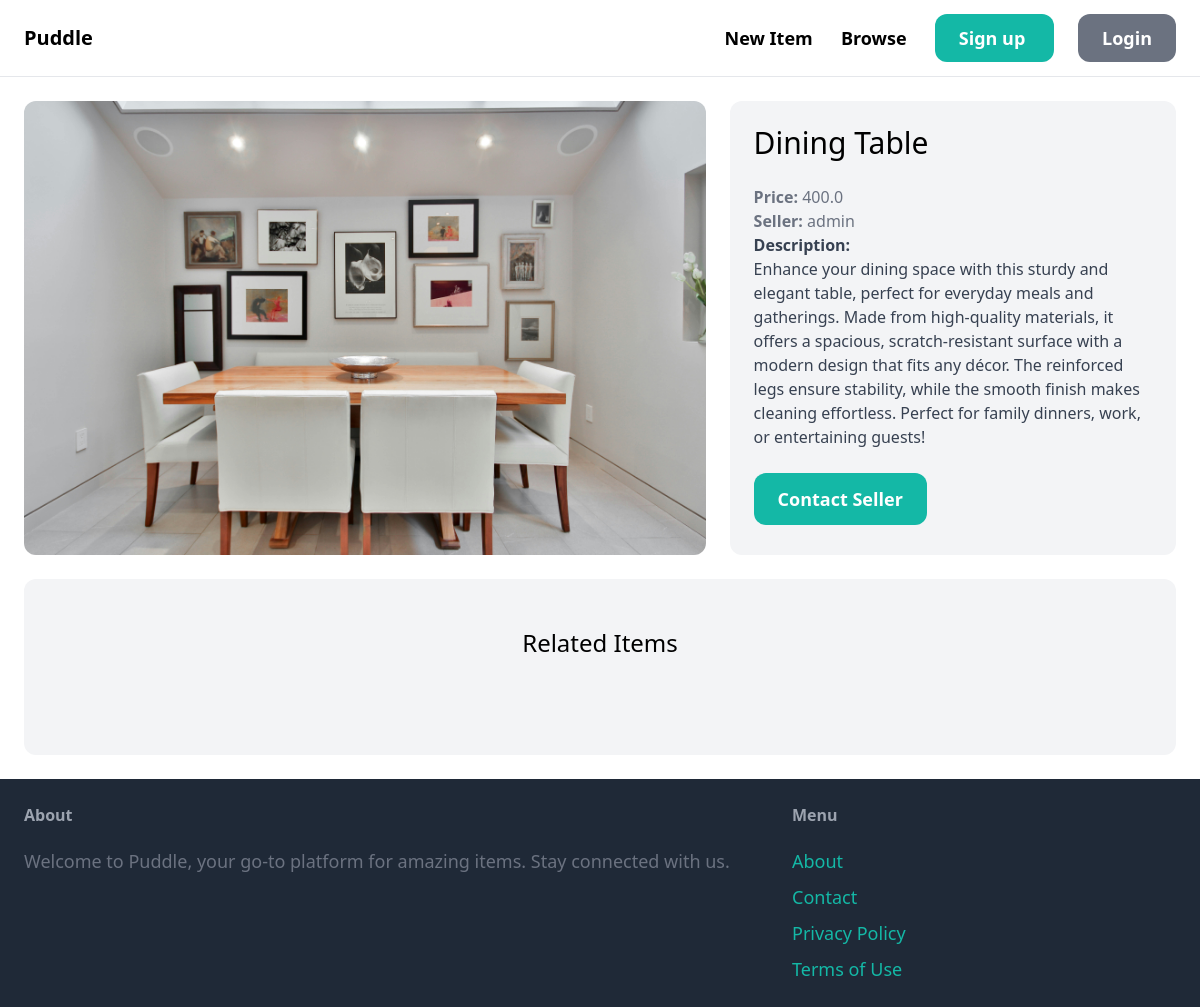
Page /items/5/ on the earlier database version.
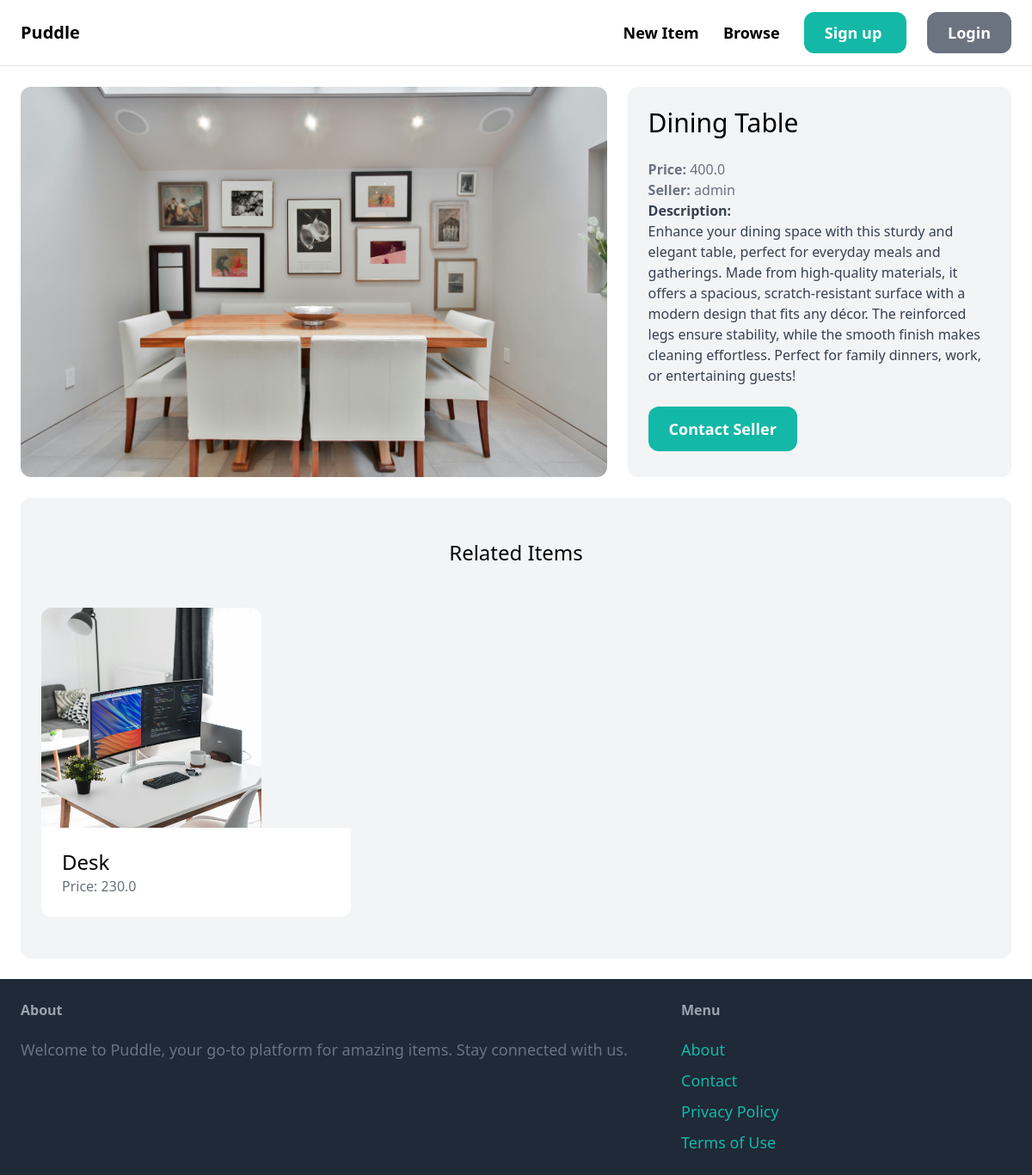
Same page on the later database version.
### item/models.py (models this page shows, shortened)
class Item(models.Model):
    category= models.ForeignKey(Category, related_name="items", on_delete=models.CASCADE)
    name = models.CharField(max_length=255)
    description = models.TextField(blank=True, null=True)
    price = models.FloatField()
    image = models.ImageField(upload_to="item_image", blank=True, null=True) # pip install pillow
    is_sold = models.BooleanField(default=False)
    created_by = models.ForeignKey(User, related_name="items", on_delete=models.CASCADE)
    created_at = models.DateTimeField(auto_now_add=True)

### item/views.py (the view)
# urls.py: path("<int:pk>/", views.detail,name='detail'),
def detail(request,pk): #pk==primary-key
    item = get_object_or_404(Item, pk=pk)
    related_items = Item.objects.filter(category=item.category,is_sold=False).exclude(pk=pk)[0:3]
    return render (request, "item/detail.html",{
        "item": item,
        "related_items":related_items
    })

### item/templates/item/detail.html (shortened to what this page needs)
{% extends "core/base.html" %}
{% block content %}
<div class="grid grid-cols-5 gap-6">
  <div class="col-span-3">
    <img src="{{ item.image.url }}" alt="image" class="rounded-xl" />
  </div>
  <div class="col-span-2 p-6 bg-gray-100 rounded-xl">
    <h1 class="mb-6 text-3xl">{{ item.name }}</h1>
    <p class="text-gray-500"><strong>Price:</strong> {{ item.price }}</p>
    <p class="text-gray-500"><strong>Seller:</strong> {{ item.created_by.username }}</p>
    {% if item.description %}
      <p class="text-gray-700">
        <strong class="text-gray-700">Description:</strong><br />{{ item.description }}
      </p>
    {% endif %}
    {% if request.user == item.created_by %}
      <div class="mt-6 p-6 bg-white rounded-xl">
        <p>This is your item!</p>
        <a href="{%url 'item:edit' item.id %}" class="inline-block mt-6 px-6 py-3 text-lg font-semibold bg-teal-500 text-white rounded-xl">Edit</a>
        <a href="{% url 'item:delete' item.id %}" class="inline-block mt-6 px-6 py-3 text-lg font-semibold bg-red-500 text-white rounded-xl">Delete</a>
      </div>
    {% else %}
      <a href="#" class="inline-block mt-6 px-6 py-3 text-lg font-semibold bg-teal-500 text-white rounded-xl hover:bg-teal-700">Contact Seller</a>
    {% endif %}
  </div>
</div>
<div class="mt-6 px-6 py-12 bg-gray-100 rounded-xl">
  <h2 class="mb-12 text-2xl text-center">Related Items</h2>
  <div class="grid grid-cols-3 gap-3">
    {% for item in related_items %}
      <div>
        <a href="{% url 'item:detail' item.id %}">
          <div>
            <img src="{{ item.image.url }}" class="w-64 h-64 object-cover rounded-t-xl" alt="image" />
          </div>
          <div class="p-6 bg-white rounded-b-xl">
            <h2 class="text-2xl">{{ item.name }}</h2>
            <p class="text-gray-500">Price: {{ item.price }}</p>
          </div>
        </a>
      </div>
    {% endfor %}
  </div>
</div>
{% endblock %}

Differences in the rows shown:
added Item: image (picture), name "Desk", price "230.0"
